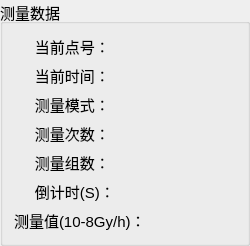
           <widget class="QGroupBox" name="grpMeasData">
            <property name="sizePolicy">
             <sizepolicy hsizetype="Preferred" vsizetype="Preferred">
              <horstretch>0</horstretch>
              <verstretch>0</verstretch>
             </sizepolicy>
            </property>
            <property name="minimumSize">
             <size>
              <width>250</width>
              <height>0</height>
             </size>
            </property>
            <property name="font">
             <font>
              <pointsize>11</pointsize>
             </font>
            </property>
            <property name="title">
             <string>测量数据</string>
            </property>
            <layout class="QVBoxLayout" name="verticalLayout_6">
             <item>
              <widget class="QLabel" name="lbMeaCurPoint">
               <property name="text">
                <string>     当前点号：</string>
               </property>
              </widget>
             </item>
             <item>
              <widget class="QLabel" name="lbMeaCurTime">
               <property name="text">
                <string>     当前时间：</string>
               </property>
              </widget>
             </item>
             <item>
              <widget class="QLabel" name="lbMeaCurMode">
               <property name="text">
                <string>     测量模式：</string>
               </property>
              </widget>
             </item>
             <item>
              <widget class="QLabel" name="lbMeasFre">
               <property name="text">
                <string>     测量次数：</string>
               </property>
              </widget>
             </item>
             <item>
              <widget class="QLabel" name="lbMeadSets">
               <property name="text">
                <string>     测量组数：</string>
               </property>
              </widget>
             </item>
             <item>
              <widget class="QLabel" name="lbCountDown">
               <property name="text">
                <string>     倒计时(S)：</string>
               </property>
              </widget>
             </item>
             <item>
              <widget class="QLabel" name="lbMeaCurCnt">
               <property name="text">
                <string>测量值(10-8Gy/h)：</string>
               </property>
              </widget>
             </item>
            </layout>
           </widget>
